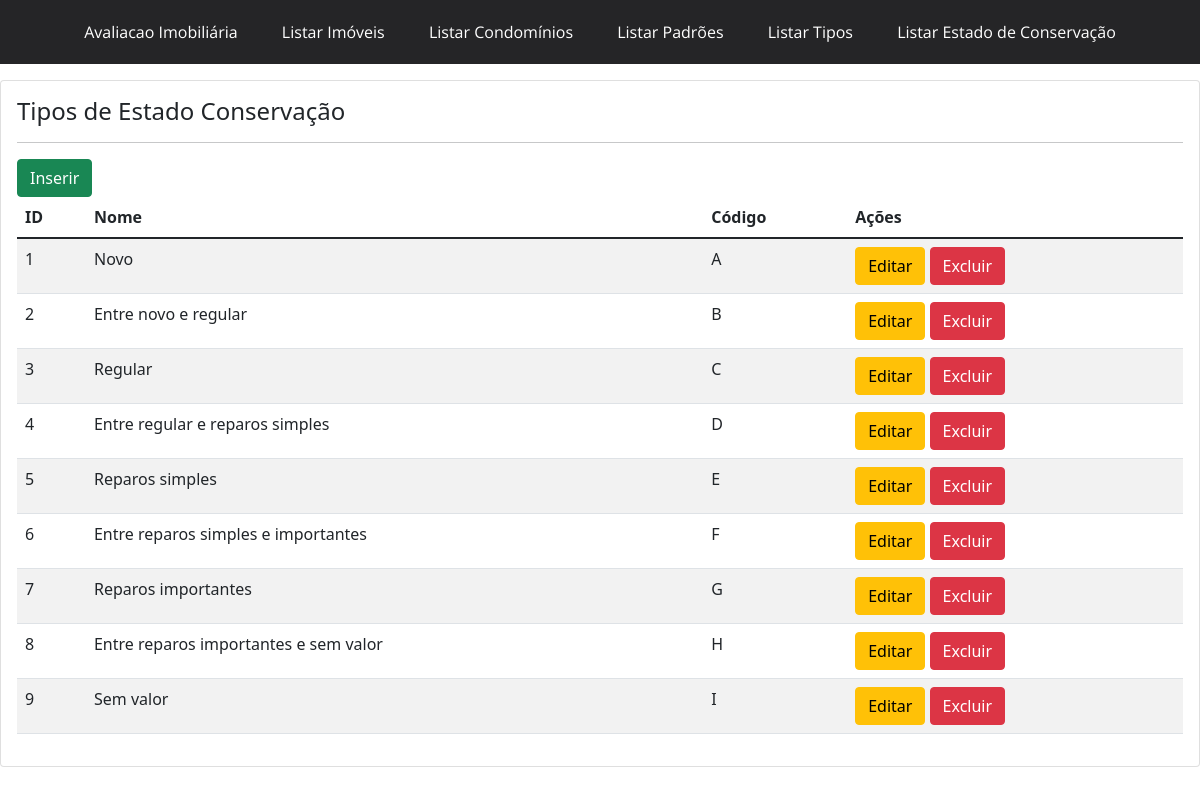
The app's page /estadoConservacao/ with its own data.
### portal/models.py (models this page shows, shortened)
class Estadoconser(models.Model):
    nome = models.CharField(max_length=100, blank=True, null=True)
    codigo = models.CharField(max_length=1, blank=True, null=True)

### portal/views.py (the view)
# urls.py: path('estadoConservacao/', views.estadoConserv, name='estadoConservacao'),
def estadoConserv (request):
    estadoConservacao = Estadoconser.objects.all()
    context = {
        'estadoCons': estadoConservacao
    }
    return render(request, 'portal/estadoConservacao.html', context)

### portal/templates/portal/estadoConservacao.html
{% extends 'base.html' %}
{% block content %}
<div class = "card">
<div class="card-body">
 <h4> Tipos de Estado Conservação </h4>
 <hr>
<a class="btn btn-success" href="{% url 'estadoConserv_add' %}"> Inserir </a>
  <table class = "table table-striped">
      <thead>
        <tr>
            <th>ID</th>
            <th>Nome</th>
            <th>Código</th>
            <th>Ações</th>
        </tr>
      </thead>
      <tbody>
         {%  for estadoConser in estadoCons %}
         <tr>
             <td>{{ estadoConser.id  }} </td>
             <td>{{ estadoConser.nome }}</td>
             <td>{{ estadoConser.codigo }}</td>
             <td><button class='btn btn-warning'>Editar</button>
                 <button class='btn btn-danger'>Excluir</button>
             </td>
         </tr>
         {% endfor %}
      </tbody>
  </table>
</div>
</div>
{% endblock %}

### records on screen
Estadoconser: id "1", nome "Novo", codigo "A"
Estadoconser: id "2", nome "Entre novo e regular", codigo "B"
Estadoconser: id "3", nome "Regular", codigo "C"
Estadoconser: id "4", nome "Entre regular e reparos simples", codigo "D"
Estadoconser: id "5", nome "Reparos simples", codigo "E"
Estadoconser: id "6", nome "Entre reparos simples e importantes", codigo "F"
Estadoconser: id "7", nome "Reparos importantes", codigo "G"
Estadoconser: id "8", nome "Entre reparos importantes e sem valor", codigo "H"
Estadoconser: id "9", nome "Sem valor", codigo "I"
